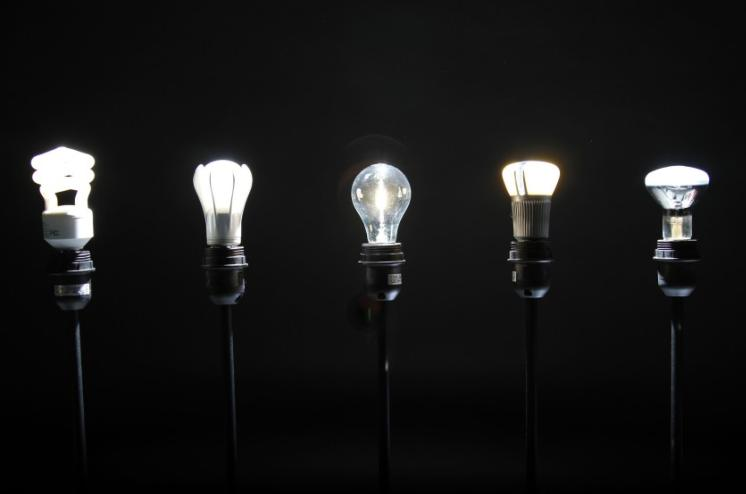
#> input picture PycharmProjects/0311_new/directory/lights.jpg, 746 x 494 px, found by its file name
$ python '像素強度2.py'
#> lines starting #> are read from the running program, lines starting #| are printed output that depends on the picture; after the words box and inside, x2 and y2 are one past the last pixel; in counts of white or black regions, pixels touching at a corner belong together
import numpy as np
import matplotlib.pyplot as plt
import cv2
from skimage import io
print('載入圖像方式有兩種')
img = io.imread('../img/lights.jpg')
#> img is the input picture: shape (494, 746, 3); mean R, G, B 22.9, 23, 22.9
print('opencv顏色會不對')
img2 = cv2.cvtColor(img, cv2.COLOR_BGR2GRAY)
cv2.imshow('image', img2)
cv2.waitKey()
plt.imshow(img)
plt.show()
for k in range(0, 200):
    img2[:,:] = np.where(img2[:, :]* 1.03 <255, #設定的條件
                        (img2[:, :]*1.03).astype(np.uint8), #條件成立時做的事
                         img2[:, :]) #條件不成立做的事
    #cv2.imshow('Update'+str(k)+':', img2) #開啟兩百張
    cv2.imshow('Update:', img2) #開啟兩百張只是會覆蓋上去
    cv2.waitKey(50) #等50/1000秒 再依序關閉
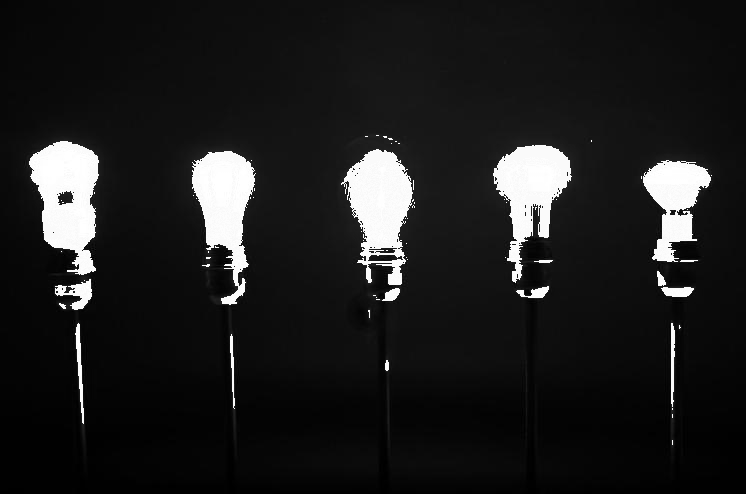
#> img2: shape (494, 746); min 0, max 255, mean 30.5

$ run again, with PycharmProjects/0311_new/directory/tree.jpg copied over PycharmProjects/0311_new/directory/lights.jpg
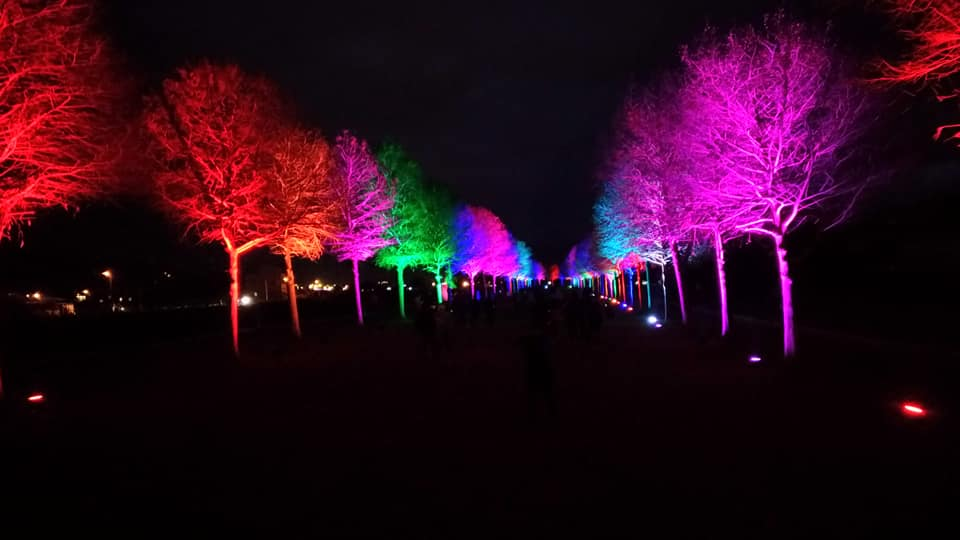
#> input picture PycharmProjects/0311_new/directory/tree.jpg, 960 x 540 px, found by its file name
#> img is the input picture: shape (540, 960, 3); mean R, G, B 42.4, 9.7, 26.2
#> `img2 = cv2.cvtColor(img, cv2.COLOR_BGR2GRAY)`:
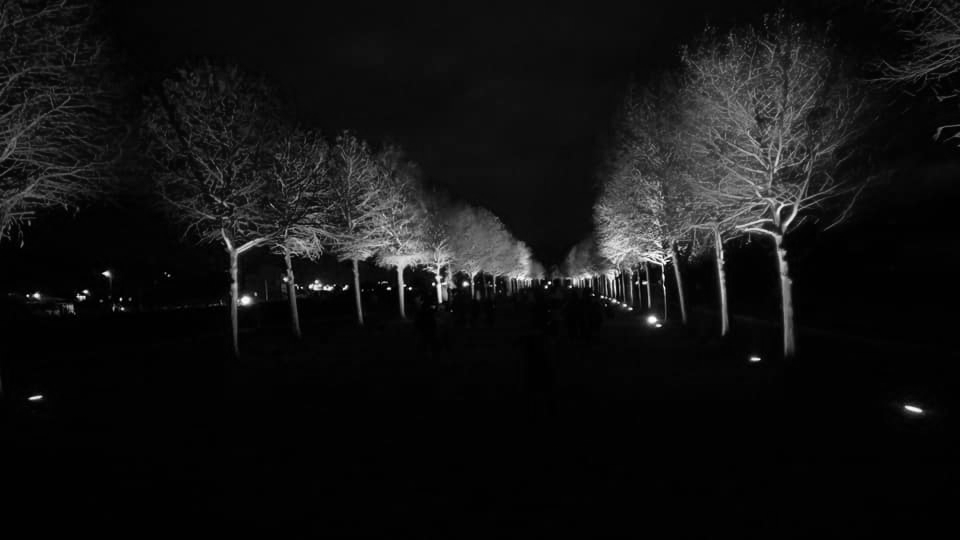
#> img2: shape (540, 960); min 0, max 255, mean 18.4
#> after the loop `for k in range(0, 200):`:
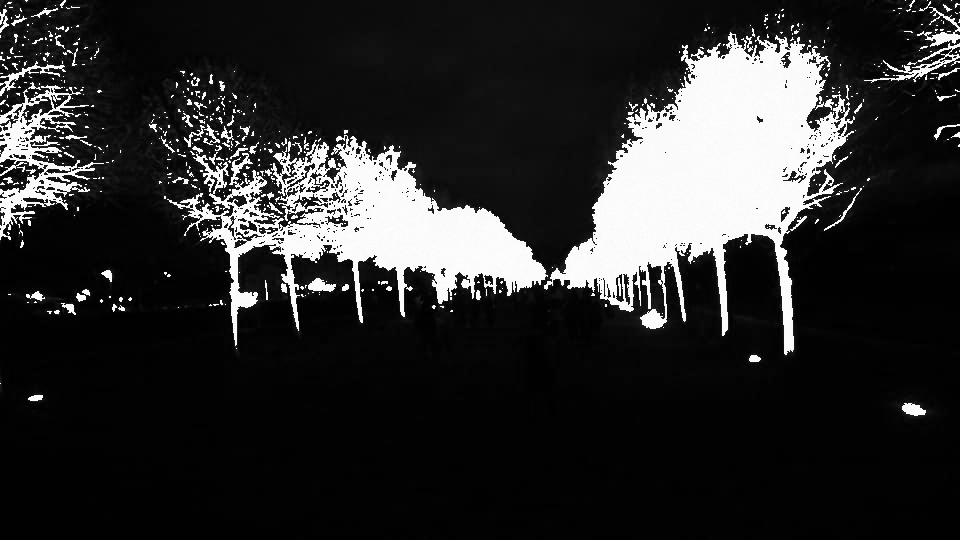
#> img2: shape (540, 960); 15.46% of pixels changed, all inside (x1, y1, x2, y2) = (0, 0, 960, 416)
